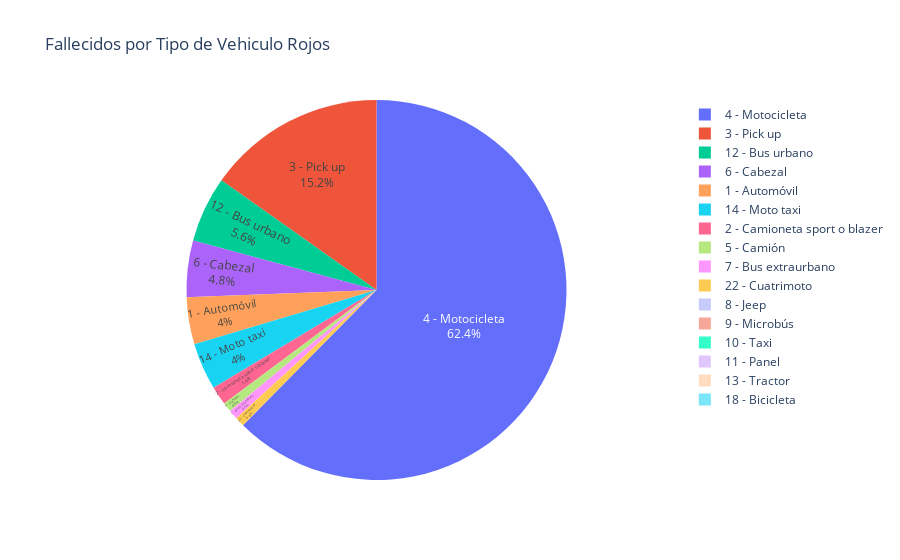

Write notebook code for a chart like this one.
### Code cell
fig = px.pie(datos, values='Rojo', names='Vehiculo',
             title='Fallecidos por Tipo de Vehiculo Rojos',
             hover_data=['Rojo'], labels={'Rojo':'Pallecidos'})
fig.update_traces(textposition='inside', textinfo='percent+label')
fig.show()

### Figure 1 — Plotly figure (JSON) as saved in the notebook; plotly's stock layout.template omitted (floating-point values rounded to 4 significant figures)
{"data": [{"customdata": [[5], [2], [19], [78], [1], [6], [1], [0], [0], [0], [0], [7], [0], [5], [0], [1]], "domain": {"x": [0, 1], "y": [0, 1]}, "hoverlabel": {"namelength": 0}, "hovertemplate": "Pallecidos=%{value}<br>Vehiculo=%{label}", "labels": ["1 - Automóvil", "2 - Camioneta sport o blazer", "3 - Pick up", "4 - Motocicleta", "5 - Camión", "6 - Cabezal", "7 - Bus extraurbano", "8 - Jeep", "9 - Microbús", "10 - Taxi", "11 - Panel", "12 - Bus urbano", "13 - Tractor", "14 - Moto taxi", "18 - Bicicleta", "22 - Cuatrimoto"], "legendgroup": "", "name": "", "showlegend": true, "textinfo": "percent+label", "textposition": "inside", "type": "pie", "values": [5, 2, 19, 78, 1, 6, 1, 0, 0, 0, 0, 7, 0, 5, 0, 1]}], "layout": {"legend": {"tracegroupgap": 0}, "title": {"text": "Fallecidos por Tipo de Vehiculo Rojos"}}}
